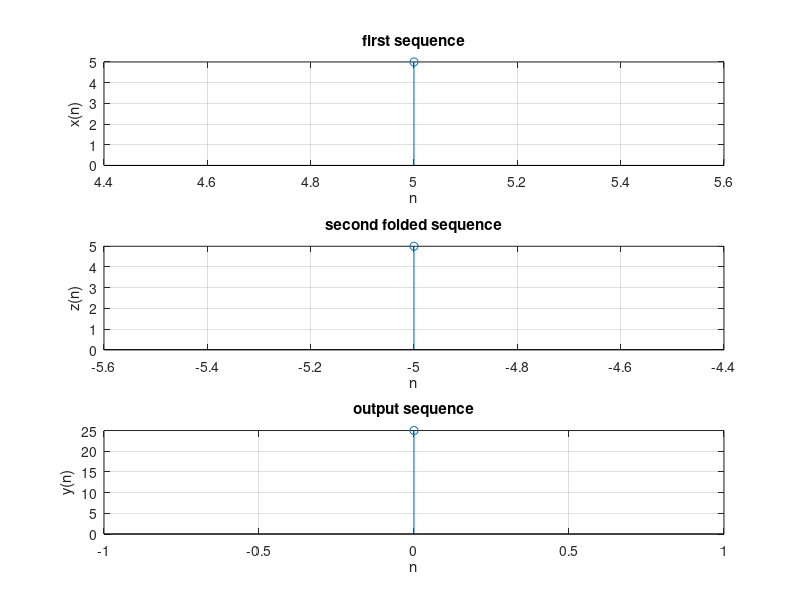

The MATLAB source for this figure:
%Cross correlation without using corr function
clc;
close all;
clear all;
%first sequence
x=input('enter x\n');
l1=input('enter the lower limit:\n');
u1=input('enter the upper limit:\n');
x1=l1:1:u1; %limit of sequence x(n)
%second sequence
y=input('enter h:\n');
l2=input('enter the lower limit:\n');
u2=input('enter the upper limit:\n');
y1=l2:1:u2; %limit of sequence h(n)
z=fliplr(y); %elements flipped left to right
l3=-u2; %lower limit of y(-n)
u3=-l2; %upper limit of y(-n)
h3=l3:1:u3; %limit of y(-n)
l=l1+l3;
u=u1+u3;
a=l:1:u; %limit of output sequence y(n)
m=length(x); %length of sequence x(n)
n=length(x); %length of sequence h(n)
X=[x,zeros(1,n)];
subplot(311)
disp('x(n) is:')
disp(x)
stem(x1,x);
xlabel('n')
ylabel('x(n)')
title('first sequence')
grid on;
Y=[y,zeros(1,m)];
Z=[z,zeros(1,m)];
subplot(312)
disp('z(n) is:')
disp(z)
stem(h3,z)
xlabel('n')
ylabel('z(n)')
title('second folded sequence')
grid on;
for i=1:n+m-1
A(i)=0;
for j=1:m
if ((i-j+1)>0)
A(i)=A(i)+(x(j)*z(i-j+1));
else
end
end
end
subplot(313)
disp('y(n) is:')
disp(A)
stem(a,A)
xlabel('n')
ylabel('y(n)')
title('output sequence')
grid on;